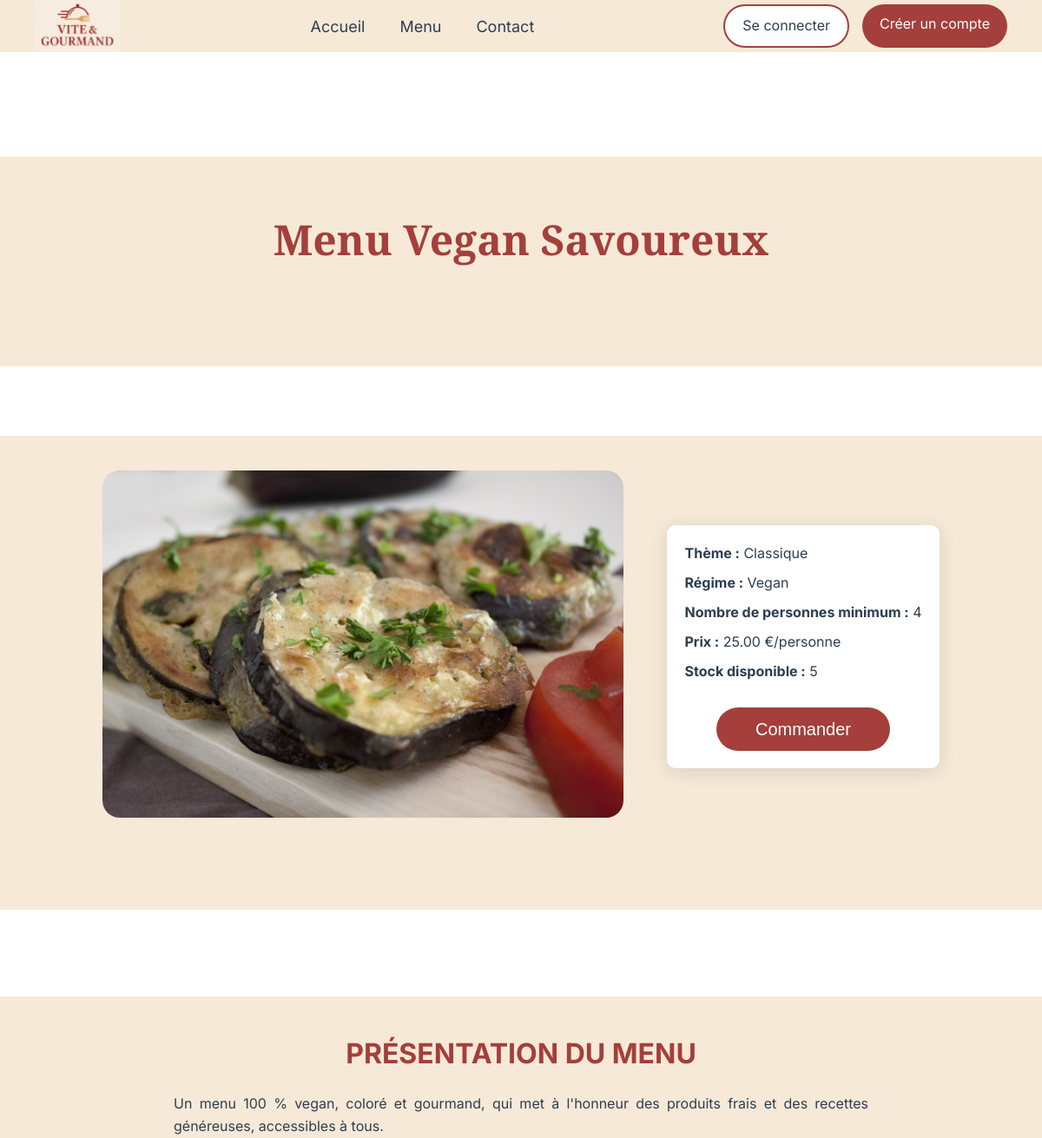
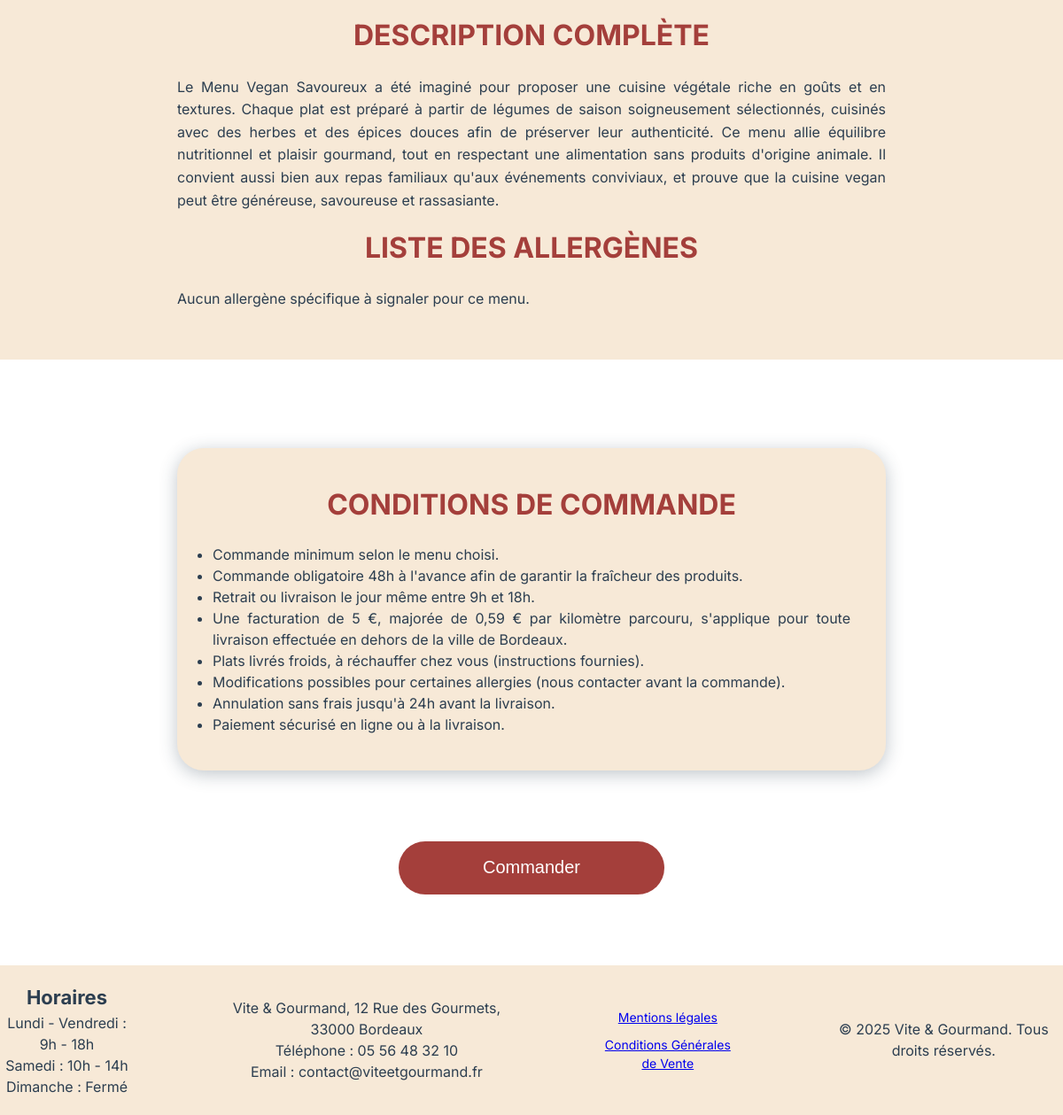
The page /detail-menu.php?id=1 on the database its author committed (2 pictures, top to bottom).
### tables this page shows
CREATE TABLE menu (
    id INT PRIMARY KEY AUTO_INCREMENT,
    nom VARCHAR(100) NOT NULL,
    description TEXT,
    theme VARCHAR(100),
    regime VARCHAR(100),
    nb_personnes_min INT NOT NULL,
    prix_base DECIMAL(10, 2) NOT NULL,
    stock INT NOT NULL,
    image VARCHAR(255)
);

### models/menuModel.php (called while the page is built, shortened)
<?php
function getMenuById(PDO $pdo, int $id): array|false
{
    $sql = "SELECT * FROM menu WHERE id = :id";
    $stmt = $pdo->prepare($sql);
    $stmt->execute(['id' => $id]);
    return $stmt->fetch(PDO::FETCH_ASSOC);
}

### public/detail-menu.php (the view, shortened to what this page needs)
<?php
require_once __DIR__ . '/../config/database.php';
require_once __DIR__ . '/../models/menuModel.php';
$menuId = (int) $_GET['id'];
$menu = getMenuById($pdo, $menuId);
$allergenes = getAllergenesByMenu($pdo, $menuId);
?>
<!DOCTYPE html>
<html lang="fr">
<head>
    <?php
    require_once __DIR__ . '/../partials/head.php';
    ?>
</head>
<body>
    <?php require_once __DIR__ . '/../partials/header.php'; ?>
    <section class="hero-section commandes-hero">
        <h1><?= htmlspecialchars($menu['nom']) ?></h1>
    </section>
    <section class="detail-menu-content">
    <div class="menu-present">
        <div class="menu-image">
            <img src="assets/images/<?= htmlspecialchars($menu['image']) ?>"
            alt="<?= htmlspecialchars($menu['nom']) ?>">
        </div>
        <div class="menu-info">
            <p><b>Thème :</b> <?= htmlspecialchars($menu['theme']) ?></p>
            <p><b>Régime :</b> <?= htmlspecialchars($menu['regime']) ?></p>
            <p><b>Nombre de personnes minimum :</b> <?= (int)$menu['nb_personnes_min'] ?></p>
            <p><b>Prix :</b> <?= number_format((float)$menu['prix_base'], 2) ?> €/personne</p>
            <p><b>Stock disponible :</b> <?= (int)$menu['stock'] ?></p>
            <button class="btn-commande" data-menu-id="<?= $menuId ?>">
                Commander
            </button>
        </div>
    </div>
</section>
    <section class="menu-description-wrapper">
        <section class="description-menu">
            <h2>PRÉSENTATION DU MENU</h2>
            <p><?= nl2br(htmlspecialchars($menu['presentation'])) ?></p>
            <h2>DESCRIPTION COMPLÈTE</h2>
            <p><?= nl2br(htmlspecialchars($menu['description_longue'])) ?></p>
            <h2>LISTE DES ALLERGÈNES</h2>
            <?php if (!empty($allergenes)): ?>
                <ul>
                    <?php foreach ($allergenes as $allergene): ?>
                        <li><?= htmlspecialchars($allergene) ?></li>
                    <?php endforeach; ?>
                </ul>
            <?php else: ?>
                <p>Aucun allergène spécifique à signaler pour ce menu.</p>
            <?php endif; ?>
        </section>
    </section>
    <section class="conditions-wrapper">
        <section class="conditions">
            <h2>CONDITIONS DE COMMANDE</h2>
                <ul>
                    <li>Commande minimum selon le menu choisi.</li>
                    <li>Commande obligatoire 48h à l'avance afin de garantir la fraîcheur des produits.</li>
                    <li>Retrait ou livraison le jour même entre 9h et 18h.</li>
                    <li>Une facturation de 5 €, majorée de 0,59 € par kilomètre parcouru, s'applique pour toute livraison effectuée en dehors de la ville de Bordeaux.</li>
                    <li>Plats livrés froids, à réchauffer chez vous (instructions fournies).</li>
                    <li>Modifications possibles pour certaines allergies (nous contacter avant la commande).</li>
                    <li>Annulation sans frais jusqu'à 24h avant la livraison.</li>
                    <li>Paiement sécurisé en ligne ou à la livraison.</li>
                </ul>
        </section>
    </section>
    <button class="btn-commande" data-menu-id="<?= $menuId ?>">
        Commander
    </button>
    <?php require_once __DIR__ . '/../partials/footer.php'; ?>
</body>
</html>

### public/assets/css/style.css (style rules this page uses)
* { margin: 0; padding: 0; box-sizing: border-box; }
h2 { font-size: 32px; text-align: center; color: #A43F3B; margin-bottom: 20px; }
p { font-size: 16px; }
html, body { overflow-x: hidden; }
body { font-family: 'Inter', sans-serif; background-color: #FFFFFF; color: #2C3E50; line-height: 1.5; }
h1 { font-weight: bold; font-size: 48px; font-family: 'Playfair Display', serif; color: #A43F3B; }
.hero-section { display: flex; flex-direction: column; align-items: center; background-color: #F7E9D7; padding: 60px 20px; margin-bottom: 80px; }
.hero-section h1 { margin-bottom: 50px; }
.detail-menu-content { display: flex; flex-direction: column; align-items: center; background-color: #F7E9D7; gap: 60px; padding: 40px 20px; }
.menu-present { display: flex; flex-direction: row; align-items: center; gap: 50px; }
.menu-image img { width: 600px; height: 400px; object-fit: cover; border-radius: 20px; }
.menu-info { display: flex; flex-direction: column; gap: 10px; background-color: #FFFFFF; text-align: left; font-size: 16px; padding: 20px; border-radius: 10px; box-shadow: 0 4px 20px rgba(44, 62, 80, 0.15); }
.menu-info button { margin:auto; margin-top: 20px; width: 200px; height: 50px; background-color: #A43F3B; color: white; border: none; border-radius: 30px; align-self: center; }
.menu-description-wrapper { display: flex; flex-direction: column; align-items: center; padding: 40px 20px; margin: 100px 0; background-color: #F7E9D7; }
.description-menu { max-width: 800px; font-size: 16px; color: #2C3E50; text-align: justify; line-height: 1.6; }
.description-menu p { margin-bottom: 15px; }
.conditions { display: flex; flex-direction: column; align-items: center; text-align: justify; padding: 40px 40px; }
.conditions-wrapper { max-width: 800px; margin: 0 auto; display: flex; flex-direction: column; align-items: center; margin-bottom: 80px; background-color: #F7E9D7; border-radius: 30px; box-shadow: 0 4px 20px rgba(44, 62, 80, 0.3); }
.btn-commande { display: block; margin: 0 auto; width: 300px; height: 60px; background-color: #A43F3B; color: white; border: none; border-radius: 30px; align-self: center; margin-bottom: 80px; font-size: 20px; }

### rows shown on the page
menu: nom "Menu Vegan Savoureux", image (picture), theme "Classique", regime "Vegan", nb_personnes_min "4", prix_base "25.00", stock "5", presentation "Un menu 100 % vegan, coloré et gourmand, qui met à l'honneur des produits frais et des recettes généreuses, accessibles à tous.", description_longue "Le Menu Vegan Savoureux a été imaginé pour proposer une cuisine végétale riche en goûts et en textures. Chaque plat est préparé à partir de légumes de saison soigneusement sélectionnés, cuisinés avec des herbes et des épices douces afin de préserver leur authenticité. Ce menu allie équilibre nutritionnel et plaisir gourmand, tout en respectant une alimentation sans produits d'origine animale. Il convient aussi bien aux repas familiaux qu'aux événements conviviaux, et prouve que la cuisine vegan peut être généreuse, savoureuse et rassasiante."
